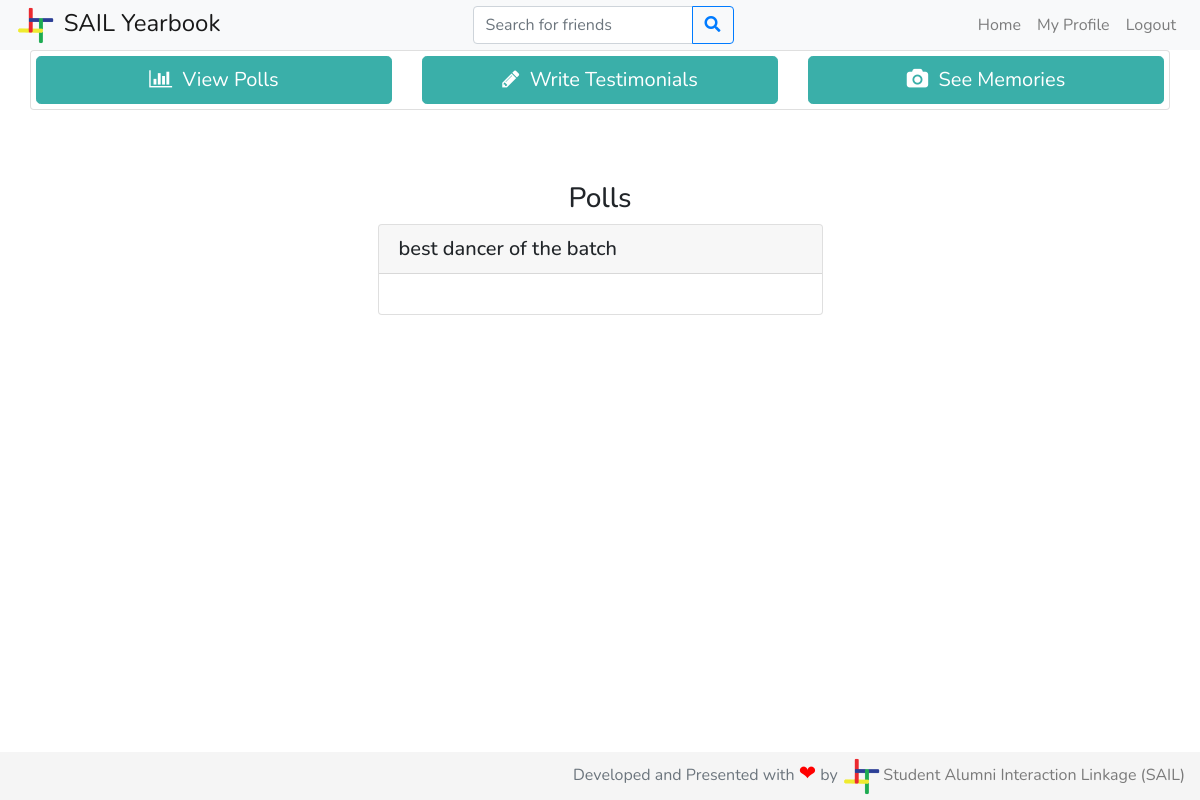
The page / (signed in) on the database as committed earlier.
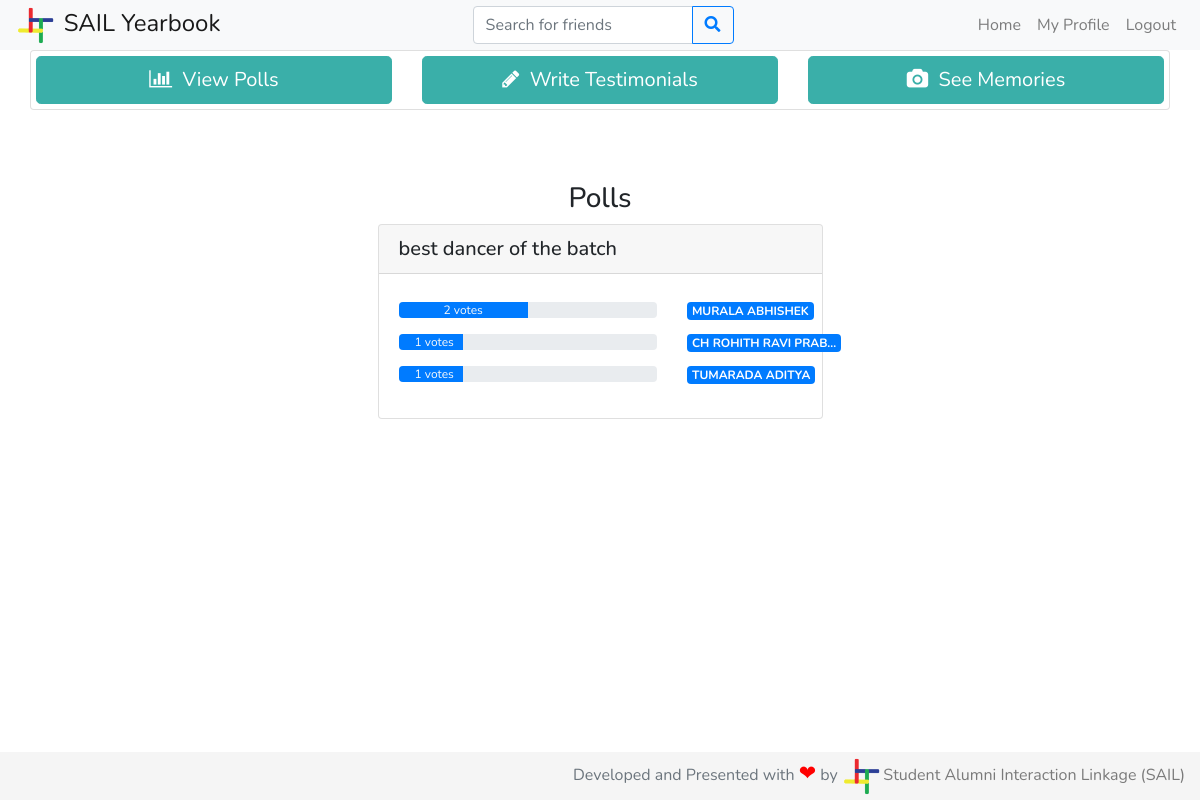
The same page on the database as committed later.
### students/models.py (models this page shows, shortened)
class PollQuestion(models.Model):
    question = models.CharField(max_length=200)

class Profile(models.Model):
    btech = '01'
    mtech = '41'
    phd = '61'
    msc = '21'
    msr = '43'
    ma = '22'
    bdes = '02'
    mdes = '42'
    error = '00'
    program_values = (
        (btech, 'BTech'),
        (mtech, 'MTech'),
        (phd, 'PhD'),
        (msc, 'MSc'),
        (msr, 'MS-R'),
        (ma, 'MA'),
        (bdes, 'BDes'),
        (mdes, 'MDes'),
        (error, 'Error')
    )
    cse = '01'
    ece = '02'
    me = '03'
    ce = '04'
    dd = '05'
    bsbe = '06'
    cl = '07'
    cst = '22'
    eee = '08'
    ma = '23'
    ph = '21'
    rt = '54'
    hss = '41'
    enc = '51'
    env = '52'
    nt = '53'
    lst = '55'
    department_values = (
        (cse, 'Computer Science & Engineering'),
        (ece, 'Electronics & Communication Engineering'),
        (me, 'Mechanical Engineering'),
        (ce, 'Civil Engineering'),
        (dd, 'Design'),
        (bsbe, 'Biosciences & Bioengineering'),
        (cl, 'Chemical Engineering'),
        (cst, 'Chemical Science & Technology'),
        (eee, 'Electronics & Electrical Engineering'),
        (ma, 'Mathematics & Computing'),
        (ph, 'Engineering Physics'),
        (rt, 'Rural Technology'),
        (hss, 'Humanities & Social Sciences'),
        (enc, 'Centre for Energy'),
        (env, 'Centre for Environment'),
        (nt, 'Centre for Nanotechnology'),
        (lst, 'Centre for Linguistic Science & Technology'),
        (error, 'Error')
    )
    profile_pic = models.ImageField(upload_to='profile_pics/', default='profile_pics/no-profile-pic.png')
    user = models.ForeignKey(User, on_delete=models.CASCADE)
    full_name = models.CharField(max_length=100)
    private = models.BooleanField(default=False)
    rollno = models.IntegerField()
    program = models.CharField(max_length=2, choices=program_values)
    department = models.CharField(max_length=3, choices=department_values)
    phone = models.IntegerField(default=+919999999999)
    alt_email = models.EmailField(max_length=300,default="not_found@gmail.com")
    bio = models.TextField(max_length=1000)
    graduating = models.BooleanField(default=False)

### students/views.py (the view, shortened to what this page needs)
# urls.py: 2. Add a URL to urlpatterns:  path('', views.home, name='home')
@login_required
def home(request):
    if request.method == 'GET':
        if request.user and not request.user.is_anonymous:
            logged_in = True
        else:
            logged_in = False
        if logged_in:
            user = User.objects.filter(username=request.user.username).first()
            poll_questions = PollQuestion.objects.all()
            polls = {}
            if user.is_superuser:
                for question in poll_questions:
                    answers = PollAnswer.objects.filter(question=question)
                    answers_count = answers.count()
                    poll_dict = {}
                    for answer in answers:
                        if answer.answer in poll_dict.keys():
                            poll_dict[answer.answer].append(answer.voted_by)
                        else:
                            poll_dict[answer.answer] = [answer.voted_by]
                    polls[(question, answers_count)] = sorted(poll_dict.items(), key=votes_sort_key, reverse=True)
                context = {
                    'polls': polls,
                    'user': user,
                    'logged_in': logged_in
                }
                return render(request, 'admin_home.html', context)
        else:
            return HttpResponseRedirect(reverse('login'))
    else:
        return error404(request)

### students/views.py (called while the page is built)
def votes_sort_key(item):
    return len(item[1])

### students/templates/admin_home.html (shortened to what this page needs)
{% extends 'base.html' %}
{% block content %}
    <div class="container-fluid">
        <div class="row mx-lg-5 mt-4">
            <div class="col-lg-3"></div>
            <div class="col-lg-6">
                <h3 class="text-center">Polls</h3>
                <div class="container">
                    {% for question, poll in polls.items %}
                        <div class="card my-2 mx-lg-3">
                            <div class="card-header">
                                <h5 class="mb-0">{{ question.0.question }}</h5>
                            </div>
                            <div class="card-body">
                                {% for votes in poll %}
                                    <div class="row my-2">
                                        <div class="col-8">
                                            <div class="progress">
                                              <div class="progress-bar poll" role="progressbar" style="width: 0" votes="{{ votes.1 | length}}" totalvotes="{{ question.1 }}"><a class="text-light nav-link" href="#" data-toggle="modal" data-target="#votes-modal-{{ question.0.id }}-{{ votes.0.id }}">{{ votes.1 | length }} votes</a></div>
                                            </div>
                                        </div>
                                        <div class="col-4">
                                            <a class="badge badge-primary align-top" href="{% url 'profile' votes.0.user.username %}">{{ votes.0.full_name | truncatechars:20 }}</a>
                                        </div>
                                    </div>
                                {% endfor %}
                            </div>
                        </div>
                    {% endfor %}
                </div>
            </div>
            <div class="col-lg-3"></div>
        </div>
    </div>
{% endblock %}

Rows that differ between the two databases and show on the page:
added Profile: votes "2", full_name "MURALA ABHISHEK"
added Profile: votes "1", full_name "CH ROHITH RAVI PRAB…"
added Profile: votes "1", full_name "TUMARADA ADITYA"
